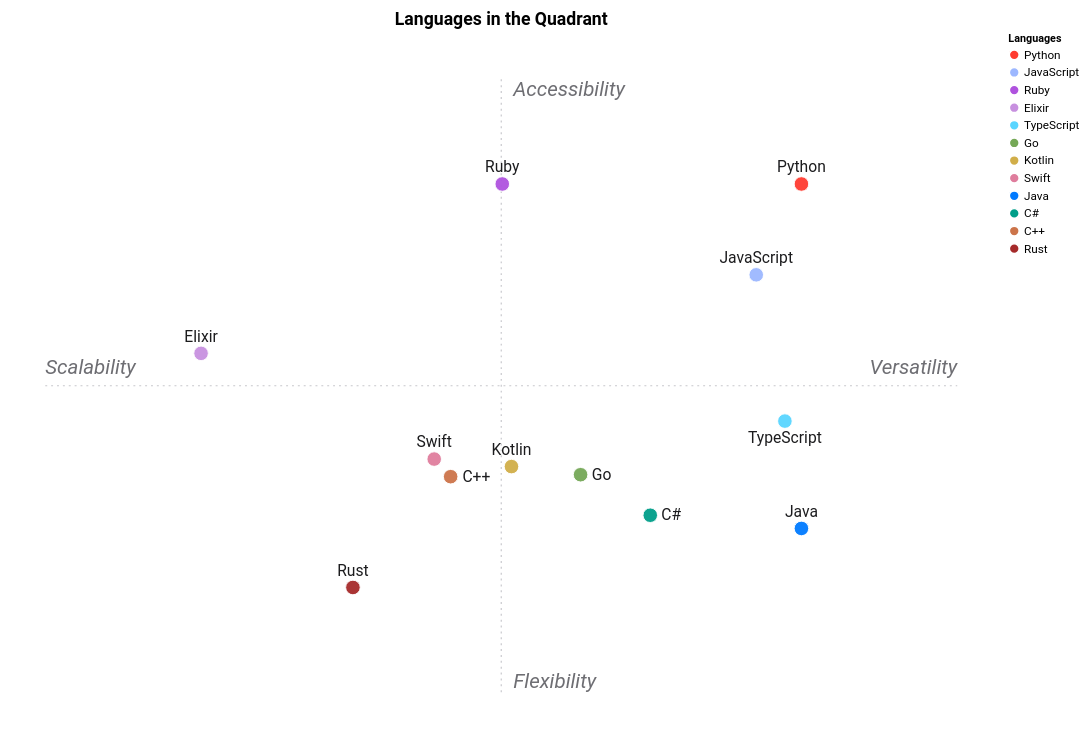

Specify this chart in Vega-Lite:
### Vega-Lite specification from a JSON file in a GitHub repository (floating-point values rounded to 4 significant figures)
{"$schema": "https://vega.github.io/schema/vega-lite/v5.json", "title": {"text": "Languages in the Quadrant", "font": "Roboto, -apple-system, Helvetica, Arial, sans-serif", "fontSize": 18}, "width": 1000, "height": 720, "autosize": {"type": "pad", "resize": true}, "config": {"font": "Roboto, -apple-system, Helvetica, Arial, sans-serif", "padding": 12, "view": {"stroke": null}, "axis": {"grid": false, "domain": false, "ticks": false, "labels": false, "labelFont": "Roboto, -apple-system, Helvetica, Arial, sans-serif", "titleFont": "Roboto, -apple-system, Helvetica, Arial, sans-serif"}, "text": {"font": "Roboto, -apple-system, Helvetica, Arial, sans-serif"}}, "layer": [{"data": {"values": [{}]}, "mark": {"type": "rule", "color": "#C7C7CC", "size": 1.2, "strokeDash": [2, 4]}, "encoding": {"x": {"datum": -3.726, "type": "quantitative", "scale": {"domain": [-3.802, 3.802]}, "axis": {"domain": false, "ticks": false, "labels": false, "grid": false, "title": null}}, "x2": {"datum": 3.726}, "y": {"datum": 0, "type": "quantitative", "scale": {"domain": [-4.436, 4.436]}, "axis": {"domain": false, "ticks": false, "labels": false, "grid": false, "title": null}}, "y2": {"datum": 0}}}, {"data": {"values": [{}]}, "mark": {"type": "rule", "color": "#C7C7CC", "size": 1.2, "strokeDash": [2, 4]}, "encoding": {"x": {"datum": 0, "type": "quantitative", "scale": {"domain": [-3.802, 3.802]}, "axis": {"domain": false, "ticks": false, "labels": false, "grid": false, "title": null}}, "x2": {"datum": 0}, "y": {"datum": -4.347, "type": "quantitative", "scale": {"domain": [-4.436, 4.436]}, "axis": {"domain": false, "ticks": false, "labels": false, "grid": false, "title": null}}, "y2": {"datum": 4.347}}}, {"data": {"values": [{"x": 3.726, "y": 0.1145, "t": "Versatility"}]}, "mark": {"type": "text", "fontSize": 21, "fontStyle": "italic", "color": "#6E6E73", "align": "right", "baseline": "bottom"}, "encoding": {"x": {"field": "x", "type": "quantitative", "scale": {"domain": [-3.802, 3.802]}, "axis": {"domain": false, "ticks": false, "labels": false, "grid": false, "title": null}}, "y": {"field": "y", "type": "quantitative", "scale": {"domain": [-4.436, 4.436]}, "axis": {"domain": false, "ticks": false, "labels": false, "grid": false, "title": null}}, "text": {"field": "t", "type": "nominal"}}}, {"data": {"values": [{"x": -3.726, "y": 0.1145, "t": "Scalability"}]}, "mark": {"type": "text", "fontSize": 21, "fontStyle": "italic", "color": "#6E6E73", "align": "left", "baseline": "bottom"}, "encoding": {"x": {"field": "x", "type": "quantitative", "scale": {"domain": [-3.802, 3.802]}, "axis": {"domain": false, "ticks": false, "labels": false, "grid": false, "title": null}}, "y": {"field": "y", "type": "quantitative", "scale": {"domain": [-4.436, 4.436]}, "axis": {"domain": false, "ticks": false, "labels": false, "grid": false, "title": null}}, "text": {"field": "t", "type": "nominal"}}}, {"data": {"values": [{"x": 0.09812, "y": 4.347, "t": "Accessibility"}]}, "mark": {"type": "text", "fontSize": 21, "fontStyle": "italic", "color": "#6E6E73", "align": "left", "baseline": "top"}, "encoding": {"x": {"field": "x", "type": "quantitative", "scale": {"domain": [-3.802, 3.802]}, "axis": {"domain": false, "ticks": false, "labels": false, "grid": false, "title": null}}, "y": {"field": "y", "type": "quantitative", "scale": {"domain": [-4.436, 4.436]}, "axis": {"domain": false, "ticks": false, "labels": false, "grid": false, "title": null}}, "text": {"field": "t", "type": "nominal"}}}, {"data": {"values": [{"x": 0.09812, "y": -4.347, "t": "Flexibility"}]}, "mark": {"type": "text", "fontSize": 21, "fontStyle": "italic", "color": "#6E6E73", "align": "left", "baseline": "bottom"}, "encoding": {"x": {"field": "x", "type": "quantitative", "scale": {"domain": [-3.802, 3.802]}, "axis": {"domain": false, "ticks": false, "labels": false, "grid": false, "title": null}}, "y": {"field": "y", "type": "quantitative", "scale": {"domain": [-4.436, 4.436]}, "axis": {"domain": false, "ticks": false, "labels": false, "grid": false, "title": null}}, "text": {"field": "t", "type": "nominal"}}}, {"data": {"values": [{"name": "Python", "axis1": 2.453, "axis2": 2.862, "role": "best", "color": "#FF3B30", "label": "Python", "labelx": 2.453, "labely": 3.099}, {"name": "Rust", "axis1": -1.212, "axis2": -2.862, "role": "worst", "color": "#A52A2A", "label": "Rust", "labelx": -1.212, "labely": -2.625}, {"name": "Go", "axis1": 0.6482, "axis2": -1.262, "role": "competitor", "color": "#75A857", "label": "Go", "labelx": 0.8196, "labely": -1.262}, {"name": "JavaScript", "axis1": 2.084, "axis2": 1.573, "role": "competitor", "color": "#9CB7FF", "label": "JavaScript", "labelx": 2.084, "labely": 1.81}, {"name": "TypeScript", "axis1": 2.318, "axis2": -0.5016, "role": "competitor", "color": "#59D5FF", "label": "TypeScript", "labelx": 2.318, "labely": -0.7386}, {"name": "Java", "axis1": 2.453, "axis2": -2.025, "role": "right", "color": "#007AFF", "label": "Java", "labelx": 2.453, "labely": -1.788}, {"name": "C++", "axis1": -0.4136, "axis2": -1.29, "role": "competitor", "color": "#CC744A", "label": "C++", "labelx": -0.203, "labely": -1.29}, {"name": "C#", "axis1": 1.218, "axis2": -1.837, "role": "competitor", "color": "#009E89", "label": "C#", "labelx": 1.389, "labely": -1.837}, {"name": "Ruby", "axis1": 0.008386, "axis2": 2.862, "role": "top", "color": "#AF52DE", "label": "Ruby", "labelx": 0.008386, "labely": 3.099}, {"name": "Kotlin", "axis1": 0.08361, "axis2": -1.147, "role": "competitor", "color": "#D1AE49", "label": "Kotlin", "labelx": 0.08361, "labely": -0.9101}, {"name": "Swift", "axis1": -0.5479, "axis2": -1.041, "role": "competitor", "color": "#DF7D9D", "label": "Swift", "labelx": -0.5479, "labely": -0.8036}, {"name": "Elixir", "axis1": -2.453, "axis2": 0.4592, "role": "competitor", "color": "#C790DF", "label": "Elixir", "labelx": -2.453, "labely": 0.6961}]}, "mark": {"type": "point", "filled": true, "opacity": 0.95, "stroke": "white", "strokeWidth": 1, "size": 221}, "encoding": {"x": {"field": "axis1", "type": "quantitative", "scale": {"domain": [-3.802, 3.802]}, "axis": {"domain": false, "ticks": false, "labels": false, "grid": false, "title": null}}, "y": {"field": "axis2", "type": "quantitative", "scale": {"domain": [-4.436, 4.436]}, "axis": {"domain": false, "ticks": false, "labels": false, "grid": false, "title": null}}, "color": {"field": "name", "type": "nominal", "scale": {"domain": ["Python", "JavaScript", "Ruby", "Elixir", "TypeScript", "Go", "Kotlin", "Swift", "Java", "C#", "C++", "Rust"], "range": ["#FF3B30", "#9CB7FF", "#AF52DE", "#C790DF", "#59D5FF", "#75A857", "#D1AE49", "#DF7D9D", "#007AFF", "#009E89", "#CC744A", "#A52A2A"]}, "legend": {"title": "Languages", "symbolLimit": 0, "labelFontSize": 12, "symbolOpacity": 1}}, "tooltip": [{"field": "name", "type": "nominal"}, {"field": "role", "type": "nominal"}, {"field": "axis1", "type": "quantitative", "format": ".2f"}, {"field": "axis2", "type": "quantitative", "format": ".2f"}]}}, {"data": {"values": [{"name": "Python", "axis1": 2.453, "axis2": 2.862, "role": "best", "color": "#FF3B30", "label": "Python", "labelx": 2.453, "labely": 3.099}, {"name": "Rust", "axis1": -1.212, "axis2": -2.862, "role": "worst", "color": "#A52A2A", "label": "Rust", "labelx": -1.212, "labely": -2.625}, {"name": "Go", "axis1": 0.6482, "axis2": -1.262, "role": "competitor", "color": "#75A857", "label": "Go", "labelx": 0.8196, "labely": -1.262}, {"name": "JavaScript", "axis1": 2.084, "axis2": 1.573, "role": "competitor", "color": "#9CB7FF", "label": "JavaScript", "labelx": 2.084, "labely": 1.81}, {"name": "TypeScript", "axis1": 2.318, "axis2": -0.5016, "role": "competitor", "color": "#59D5FF", "label": "TypeScript", "labelx": 2.318, "labely": -0.7386}, {"name": "Java", "axis1": 2.453, "axis2": -2.025, "role": "right", "color": "#007AFF", "label": "Java", "labelx": 2.453, "labely": -1.788}, {"name": "C++", "axis1": -0.4136, "axis2": -1.29, "role": "competitor", "color": "#CC744A", "label": "C++", "labelx": -0.203, "labely": -1.29}, {"name": "C#", "axis1": 1.218, "axis2": -1.837, "role": "competitor", "color": "#009E89", "label": "C#", "labelx": 1.389, "labely": -1.837}, {"name": "Ruby", "axis1": 0.008386, "axis2": 2.862, "role": "top", "color": "#AF52DE", "label": "Ruby", "labelx": 0.008386, "labely": 3.099}, {"name": "Kotlin", "axis1": 0.08361, "axis2": -1.147, "role": "competitor", "color": "#D1AE49", "label": "Kotlin", "labelx": 0.08361, "labely": -0.9101}, {"name": "Swift", "axis1": -0.5479, "axis2": -1.041, "role": "competitor", "color": "#DF7D9D", "label": "Swift", "labelx": -0.5479, "labely": -0.8036}, {"name": "Elixir", "axis1": -2.453, "axis2": 0.4592, "role": "competitor", "color": "#C790DF", "label": "Elixir", "labelx": -2.453, "labely": 0.6961}]}, "transform": [{"filter": "datum.label != ''"}], "mark": {"type": "text", "align": "center", "baseline": "middle", "fontSize": 16, "color": "#1C1C1E"}, "encoding": {"x": {"field": "labelx", "type": "quantitative"}, "y": {"field": "labely", "type": "quantitative"}, "text": {"field": "label", "type": "nominal"}}}]}
